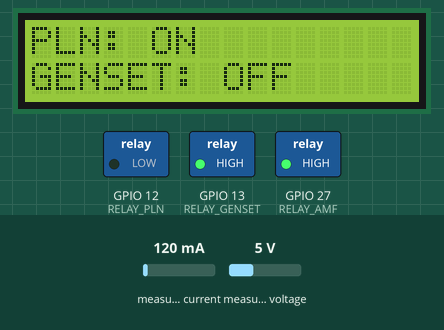
This sketch was run on a simulated ESP32. Shown: 16×2 character LCD, switched loads named in the sketch (green lamp = pin HIGH). The test bench sets the inputs (shaded band); at power-on: measured current 120 mA, measured voltage 5 V. WiFi joins after 1.5 s; servers stay silent unless stated; what the sketch prints to the serial monitor is not drawn.

Above: at 5.5 s.
5.6 s: measured current set to 40 mA
At 12.5 s:
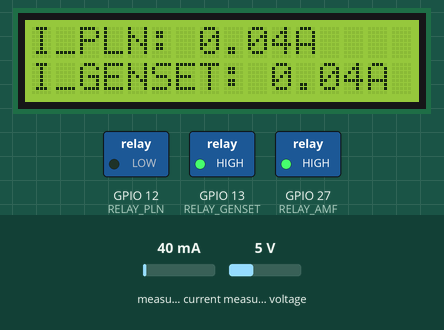
14.7 s: measured voltage set to 0.3 V
At 18.9 s:
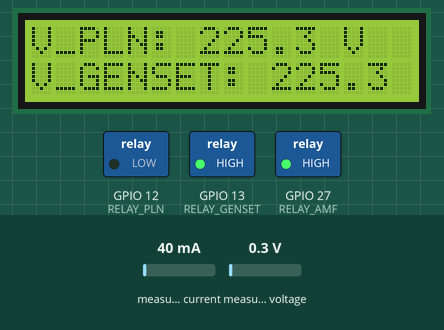
20.9 s: measured current set to 500 mA
At 28.8 s:
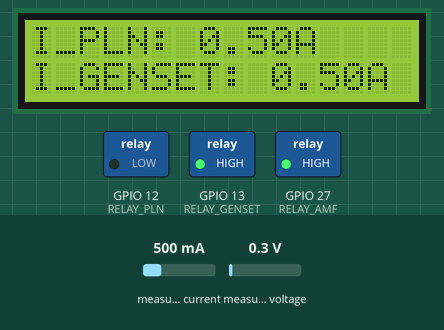
29.1 s: measured voltage set to 3.8 V
At 35.4 s:
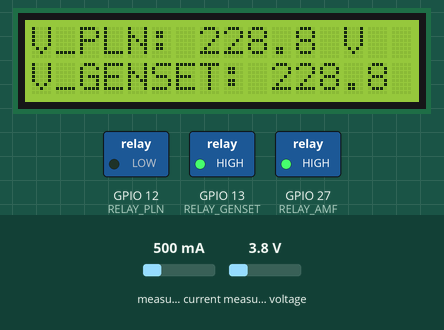
Timing chart, 0 to 36.9 s (numbered marks = the images above; inputs shaded):
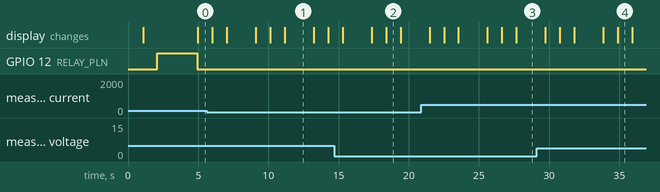

The sketch:

Control_ATS_PZEM-004T.ino
```cpp
#include "IO_Mapping.h"
#include <PZEM004Tv30.h>
#include <WiFi.h>
#include <WiFiClient.h>
#include <BlynkSimpleEsp32.h>
#include <LiquidCrystal_I2C.h>
LiquidCrystal_I2C lcd (0x27, 16, 2);

//BlynkTimer timer;
char auth[] = BLYNK_AUTH_TOKEN;

bool statusListrikPadam = 0; // tidak padam = 0 || padam = 1
uint8_t state = 0;
char fasaPadam;

/* *************** Setting SSID dan Password WiFi ************ */
const char* ssid = "Infinix NOTE 12";
const char* password = "astungkara1612";
/* *************** Akhir Setting WiFi ************ */

/* *************** PZEM-004T Address *************** */
PZEM004Tv30 pzem1(&Serial2, PZEM_RX_PIN, PZEM_TX_PIN, 0x11);
PZEM004Tv30 pzem2(&Serial2, PZEM_RX_PIN, PZEM_TX_PIN, 0x12);
/* *************** End of PZEM-004T  *************** */

/* -------------- End of Initialitation Variable  -------------- */

void setup() {
  Serial.begin(115200);

  lcd.init();
  lcd.backlight();
  lcd.clear();
  lcd.setCursor(2, 0);
  lcd.print("Welcome.....");
  delay(1000);
  lcd.clear();
  lcd.setCursor(3, 0);
  lcd.print("LCD Ready!");
  delay(1000);

  // Initialize the relay pins as outputs
  pinMode(RELAY_PLN, OUTPUT);
  pinMode(RELAY_GENSET, OUTPUT);
  pinMode(RELAY_AMF, OUTPUT);

  // Initially turn off Relay Genset and AMF
  digitalWrite(RELAY_PLN, HIGH);
  digitalWrite(RELAY_GENSET, HIGH);
  digitalWrite(RELAY_AMF, HIGH);

  delay(10);
  Serial.print("Connecting to ");
  Serial.println(ssid);

  WiFi.begin(ssid, password);
  int wifi_ctr = 0;
  while (WiFi.status() != WL_CONNECTED) {
    delay(500);
    Serial.print(".");
  }
  Serial.println("WiFi connected");
  Blynk.begin(auth, ssid, password);

}

void loop() {
   /*
        Alur program:
      1. baca tegangan (ketiga fasa)
      2. jika tegangan tidak memenuhi kondis (mungkin lebih dari 3 kondisi), kirim SMS dengan pesan sesuai kendala
      3. baca kondisi pintu
      4. jika terbuka kirim pesan
      5. ulang dari awal
  */

  baca_PZEM004T();
  Blynk.run();

}

void baca_PZEM004T(){
 // Reading data from PZEM-004T
  float V_PLN = pzem1.voltage();
  float I_PLN = pzem1.current();

  float V_GENSET = pzem2.voltage();
  float I_GENSET = pzem2.current();

  // Check if the data is valid
  if(isnan(V_PLN)){
    V_PLN = 0;
  }
  if (isnan(V_GENSET)) {
    V_GENSET = 0;
  }

  if (isnan(I_PLN)) {
    I_PLN = 0;
  }
  if (isnan(I_GENSET)) {
    I_GENSET = 0;
  }

  //Chacking the voltage situatuion
  if (V_PLN != 0 && statusListrikPadam == 0) {
    state = 2;
  }
  else if (V_PLN == 0 && V_GENSET >= 220){
    state = 1;
  }
  else if (V_PLN == 0 && V_GENSET == 0){
    state = 5;
  }
  if (V_PLN != 0 && statusListrikPadam == 1) {
    state = 4;
  }

  switch (state)
  {
    case 1:
    {
      statusListrikPadam = 1; // tandai listrik masih padam
      digitalWrite(RELAY_PLN, HIGH);
      digitalWrite(RELAY_AMF, LOW);
      delay(3000);
      digitalWrite(RELAY_GENSET, LOW);
      //digitalWrite(RELAY_AMF, HIGH);

      lcd.clear();
      lcd.setCursor(0, 0);
      lcd.print("PLN: OFF");
      Blynk.virtualWrite(V4, "OFF");
      lcd.setCursor(0, 1);
      lcd.print("GENSET: ON");
      delay(1000);

      // Display LCD untuk Tegangan
      lcd.clear();
      lcd.setCursor(0, 0);
      lcd.print("V_PLN: ");
      lcd.print(V_PLN, 1);
      lcd.print(" V");
      lcd.setCursor(0, 1);
      lcd.print("V_GENSET: ");
      lcd.print(V_GENSET, 1);
      lcd.print(" V");
      delay(1000);
      Blynk.virtualWrite(V0, V_PLN);
      Blynk.virtualWrite(V1, V_GENSET);

      // Display LCD untuk Arus
      lcd.clear();
      lcd.setCursor(0, 0);
      lcd.print("I_PLN: ");
      lcd.print(I_PLN);
      lcd.print("A");
      lcd.setCursor(0, 1);
      lcd.print("I_GENSET: ");
      lcd.print(I_GENSET);
      lcd.print("A");
      delay(1000);
      Blynk.virtualWrite(V2, I_PLN);
      Blynk.virtualWrite(V3, I_GENSET);
      state = 3;
    }
    break;

    case 2:
    {
      digitalWrite(RELAY_GENSET, HIGH);
      digitalWrite(RELAY_AMF, HIGH);
      delay(1000);
      digitalWrite(RELAY_PLN, LOW);


      lcd.clear();
      lcd.setCursor(0, 0);
      lcd.print("PLN: ON");
      Blynk.virtualWrite(V4, "ON");
      lcd.setCursor(0, 1);
      lcd.print("GENSET: OFF");
      delay(1000);

      // Display LCD untuk Tegangan
      lcd.clear();
      lcd.setCursor(0, 0);
      lcd.print("V_PLN: ");
      lcd.print(V_PLN, 1);
      lcd.print(" V");
      lcd.setCursor(0, 1);
      lcd.print("V_GENSET: ");
      lcd.print(V_GENSET, 1);
      lcd.print(" V");
      delay(1000);
      Blynk.virtualWrite(V0, V_PLN);
      Blynk.virtualWrite(V1, V_GENSET);

      // Display LCD untuk Arus
      lcd.clear();
      lcd.setCursor(0, 0);
      lcd.print("I_PLN: ");
      lcd.print(I_PLN);
      lcd.print("A");
      lcd.setCursor(0, 1);
      lcd.print("I_GENSET: ");
      lcd.print(I_GENSET);
      lcd.print("A");
      delay(1000);
      Blynk.virtualWrite(V2, I_PLN);
      Blynk.virtualWrite(V3, I_GENSET);
      state = 4;
    }
    break;

    case 3:
    {
      statusListrikPadam = 1; // tandai listrik masih padam
    }
    break;

    case 4:
    {
      statusListrikPadam = 0;   // listrik menyala
    }
    break;

    case 5:
    {
      lcd.clear();
      lcd.setCursor(0, 0);
      lcd.print("PLN: OFF");
      Blynk.virtualWrite(V4, "OFF");
      lcd.setCursor(0, 1);
      lcd.print("GENSET: OFF");
      delay(1000);
    }
    break;
    default:
    {
      lcd.clear();
      lcd.setCursor(0, 0);
      lcd.print("ada error pada ");
      lcd.setCursor(0, 1);
      lcd.print("state: ");
      lcd.print(state);
    }
    break;
  }
  setData();
}

// Set data as a 0 value
void setData(){
  float V_PLN = 0;
  float V_GENSET = 0;
  float I_PLN = 0;
  float I_GENSET = 0;
}
```

IO_Mapping.h
```cpp
#ifndef IO_MAPPING_H
#define IO_MAPPING_H

#define RELAY_PLN 12
#define RELAY_GENSET 13
#define RELAY_AMF 27

#define PZEM_RX_PIN 16
#define PZEM_TX_PIN 17
#define PZEM_SERIAL Serial2

/* Comment this out to disable prints and save space */
#define BLYNK_PRINT Serial

/* Fill in information from Blynk Device Info here */
#define BLYNK_TEMPLATE_ID           "TMPL6Qzy_8dJl"
#define BLYNK_TEMPLATE_NAME         "Control ATS"
#define BLYNK_AUTH_TOKEN            "oVYEwY5gIug-wuh_6VqTcjxcaInq09wO"

#endif
```

Measured:
- what the display in image 1 shows lasts 2.0 s, from 11.2 s to 13.2 s
- what the display in image 2 shows lasts 1.0 s, from 18.4 s to 19.4 s
